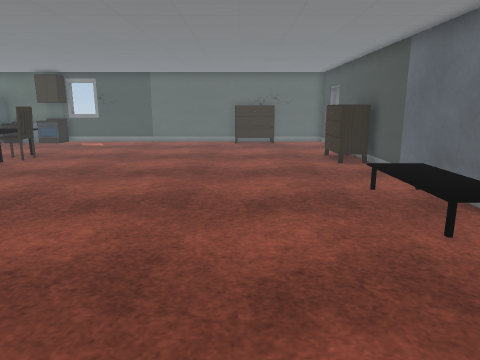
[1] (above)

20 first-person views from a walk through a scene from a Unity 3-D project. The camera is 1.4 m above the floor, tilts 12° down and sees 70° across. The floor is counted in squares, 0.57 m on a side. Each view is taken from the middle of a square. On the plan, view 1 faces up. The plan holds only what a view shows up to about 20 squares ahead; the rest is blank. The place goes on beyond the plan. The player character is not drawn. Some surface patterns are stand-ins.

[2]
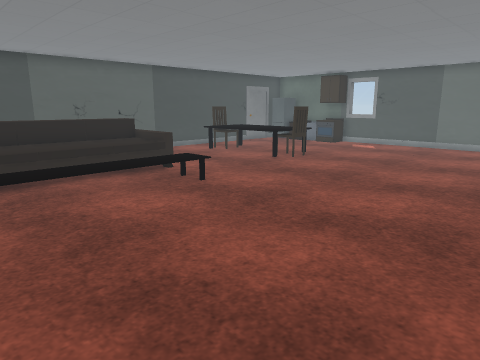

[3]
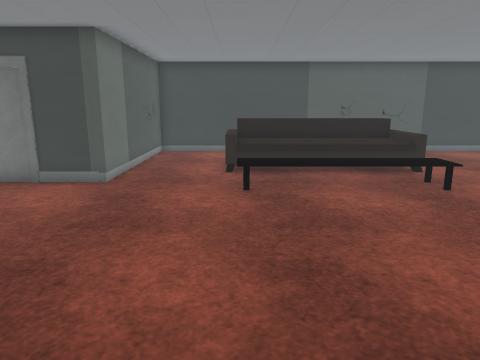

[4]
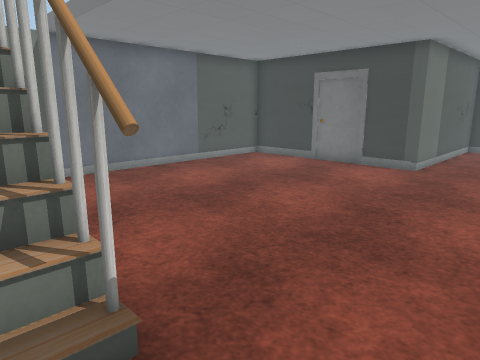

[5]
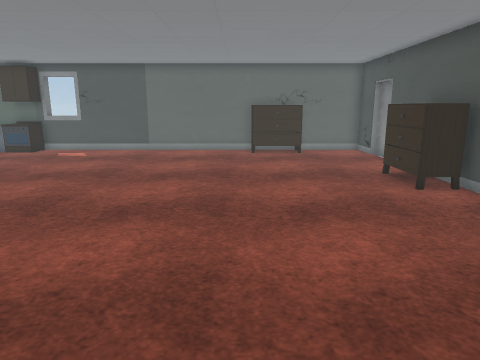

[6]
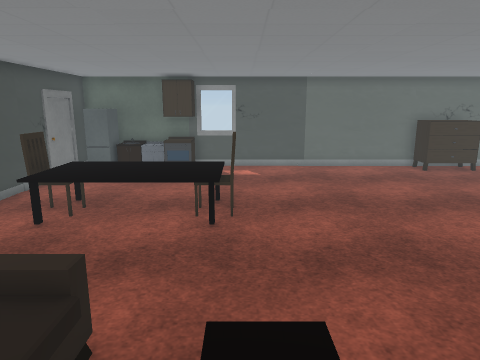

[7]
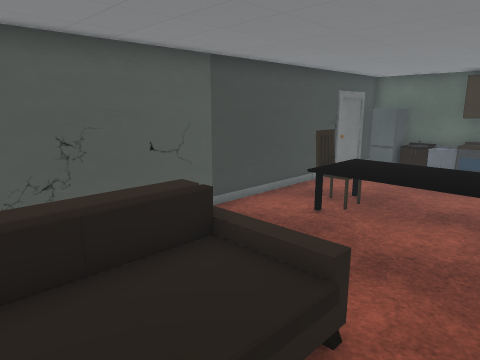

[8]
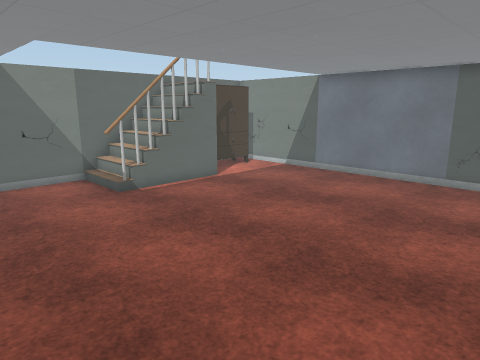

[9]
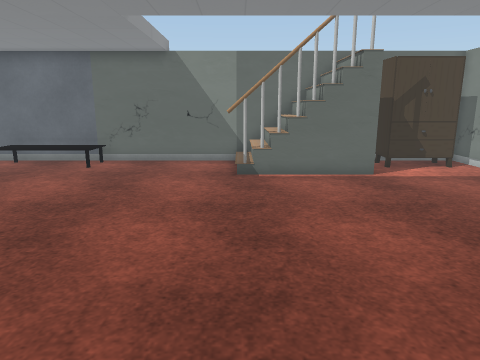

[10]
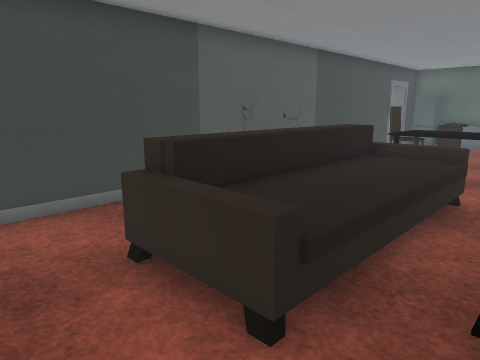

[11]
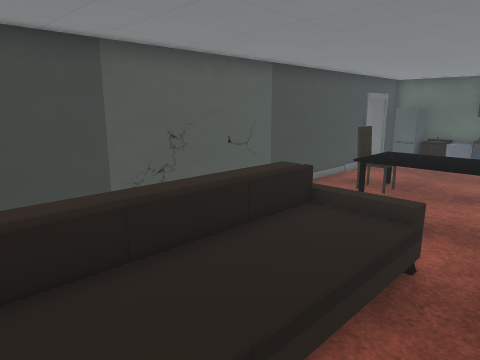

[12]
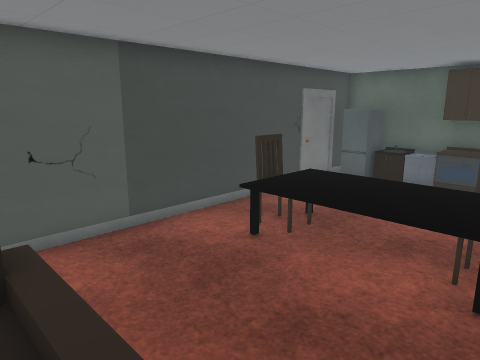

[13]
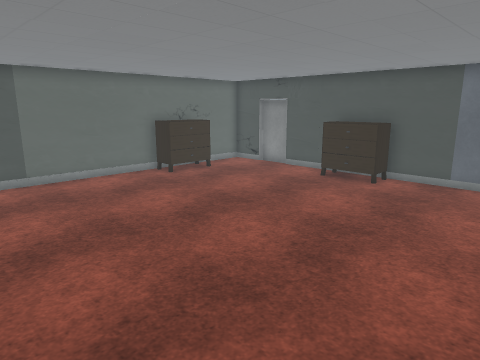

[14]
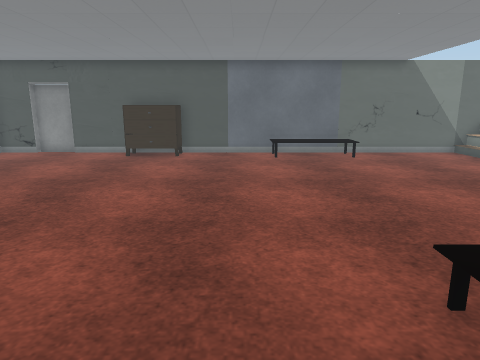

[15]
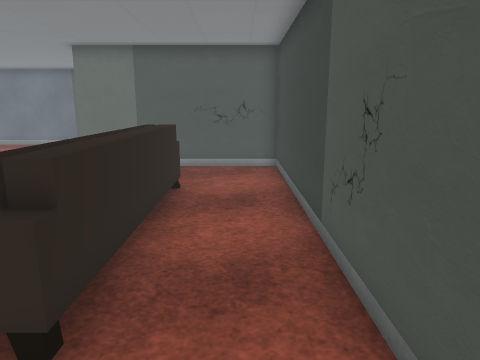

[16]
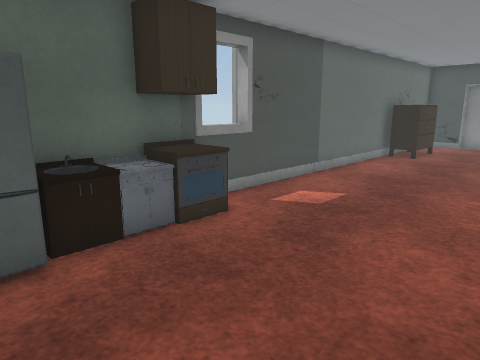

[17]
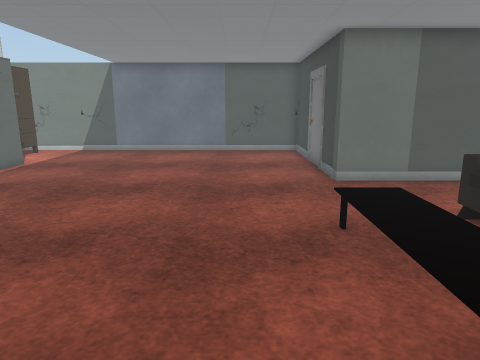

[18]
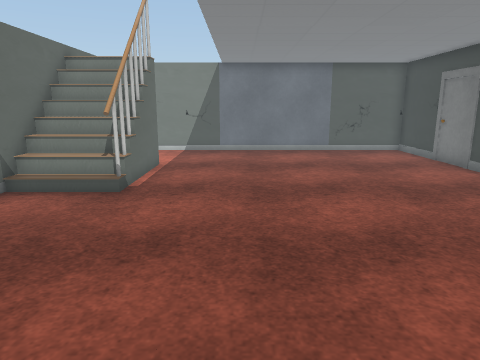

[19]
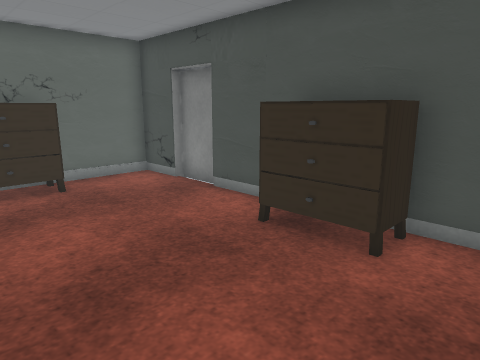

[20]
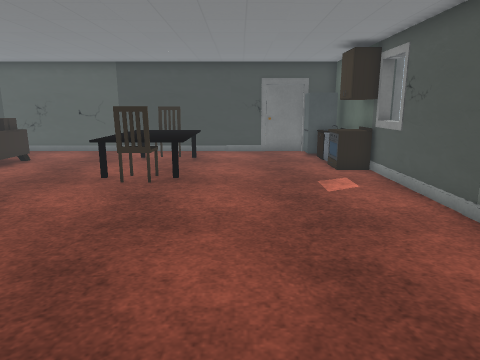

### Floor plan
Key: @ floor where view 1 was taken; # wall or solid block; x gap in a wall; . main floor; : floor 0.5 m higher than the main floor; + floor 2.5 m higher than the main floor; / step, stairs or slope; = window, fence, low wall or low ledge; C chair; F fridge; O other object.
Columns run from 19 left of view 1 to 6 right of it. Each row starts with its distance up from view 1.
 26        ###
 25 ##FOOOO#=##########OOO####
 24 #FFOOOO............OOO...#
 23 # F......................#
 22 #........................#
 21 #........................#
 20 #........................#
 19 #........................#
 18 #..OOOOOO..............OO#
 17 #..COOOOOC.............OO#
 16 #..COOOOOC.............OO#
 15 #..OOOOOO..............OO#
 14 #........................#
 13 #........................#
 12 #........................#
 11 #........................#
 10 #...OOOO.............../:#
  9 #...OOOO.:/............/:#
  8 #...OOOO.:/............/:#
  7 #...OOOO.:/............/:#
  6 #...OOOO.:/............//#
  5 #...OOOO.:/..............#
  4 #...OOOO.:/..............#
  3 #...OOOO.//..............#
  2 #...OOOO.................#
  1 #........................#
  0 #..................@..#//#
 -1 #######  .............x///
 -2 ##########............=///
 -3          #............#//
 -4          #............#//
 -5          #............+
 -6          #.............OO
 -7          #.............O
 -8          #.............O
 -9          #.............OO
-10          #################

Where each view was taken, in squares from view 1:
view 1: 0 up, 0 right, facing up
view 2: 2 up, 0 right, facing up-left
view 3: 3 up, 1 right, facing left
view 4: 3 up, 4 right, facing down-left
view 5: 5 up, 1 left, facing up
view 6: 6 up, 10 left, facing up
view 7: 6 up, 10 left, facing up-left
view 8: 6 up, 10 left, facing down-right
view 9: 0 up, 10 left, facing right
view 10: 0 up, 10 left, facing up-left
view 11: 3 up, 10 left, facing up-left
view 12: 9 up, 10 left, facing up-left
view 13: 9 up, 10 left, facing up-right
view 14: 12 up, 13 left, facing right
view 15: 13 up, 17 left, facing down
view 16: 18 up, 18 left, facing up-right
view 17: 10 up, 7 left, facing down
view 18: 10 up, 1 left, facing down
view 19: 13 up, 1 left, facing up-right
view 20: 20 up, 1 right, facing left
